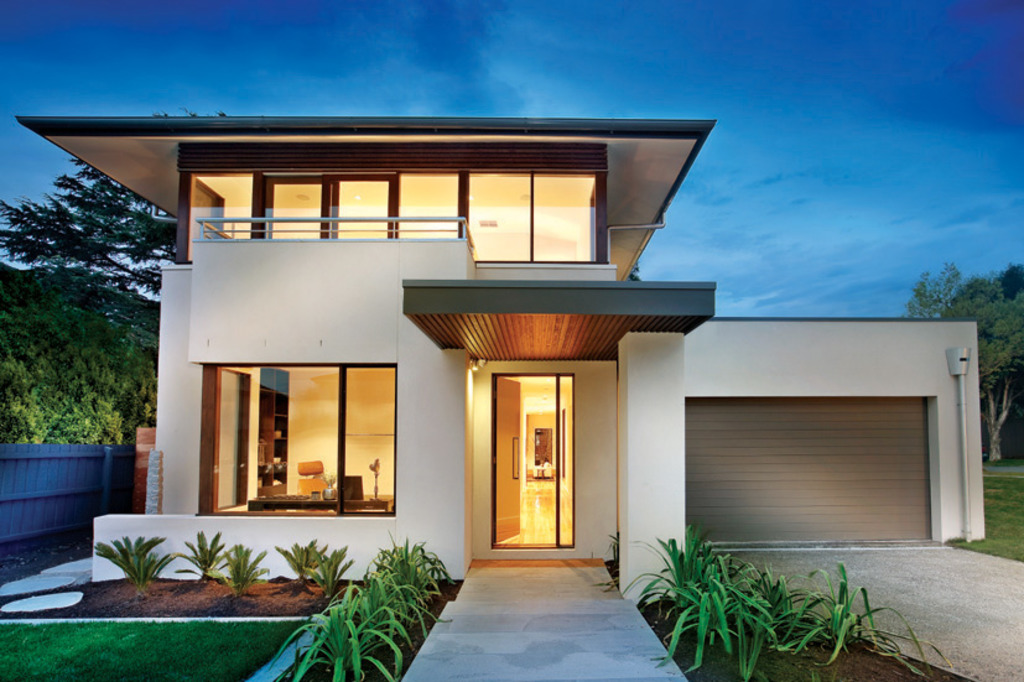
#> input picture pics/house.jpg, 1024 x 682 px
$ python trans_conv_combined.py   (older library calls are emulated)
#> lines starting #> are read from the running program, lines starting #| are printed output that depends on the picture
"""
Prove Equivariance with respect to Translation.
Note the image remains the same regardless of the order
of Translation & convolution.
"""

import numpy as np
from scipy import misc, ndimage, signal

def translate(img, dx):
    img_t = np.zeros_like(img)
    if dx == 0:  img_t[:, :]   = img[:, :]
    elif dx > 0: img_t[:, dx:] = img[:, :-dx]
    else:        img_t[:, :dx] = img[:, -dx:]
    return img_t

def convolution(img, k):
    return np.sum([signal.convolve2d(img[:, :, c], k[:, :, c], mode='valid') #Use mode='valid' to ignore boundary pixels
        for c in range(img.shape[2])], axis=0)

img = ndimage.imread('pics/house.jpg')
#> img is the input picture: shape (682, 1024, 3); mean R, G, B 93, 115.7, 123.1

k = np.array([
    [[ 0,  1, -1], [1, -1, 0], [ 0, 0, 0]],
    [[-1,  0, -1], [1, -1, 0], [ 1, 0, 0]],
    [[ 1, -1,  0], [1,  0, 1], [-1, 0, 1]]])

# ct = translate(convolution(img, k), 100)
# tc = convolution(translate(img, 100), k)

ct_intermediate = convolution(img, k)
#> in convolution, `return np.sum([signal.convolve2d(img[:, :, c], k[:, :, c], mode='valid..`:
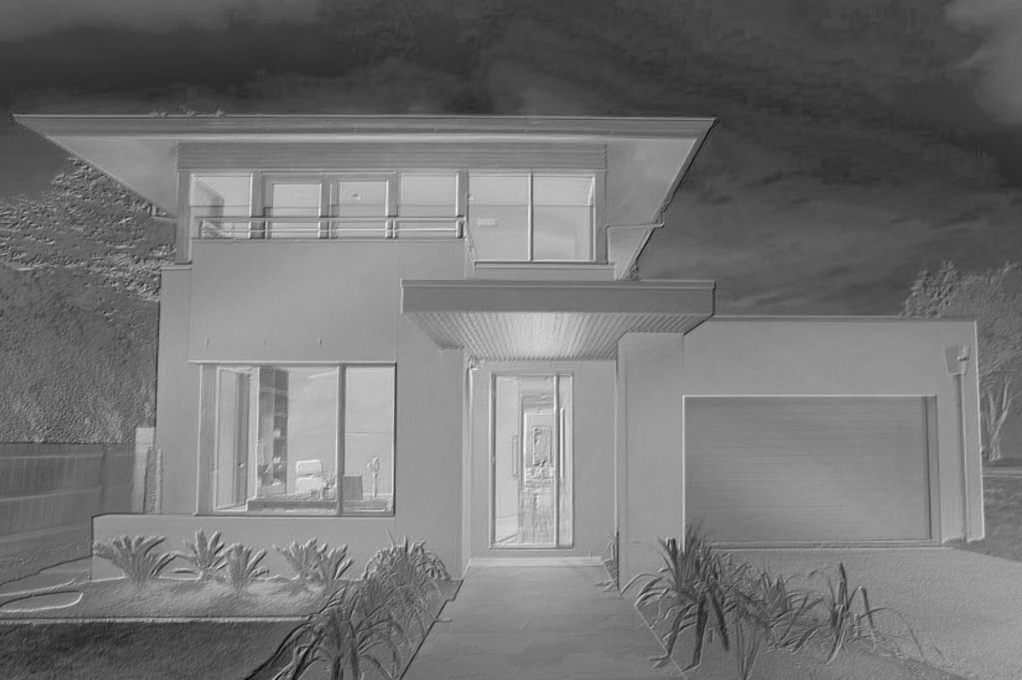
#> returned value: shape (680, 1022) int64; min -424, max 607, mean 48.2; drawn with min black and max white
ct = translate(ct_intermediate, 100)
#> in translate, `elif dx > 0: img_t[:, dx:] = img[:, :-dx]`:
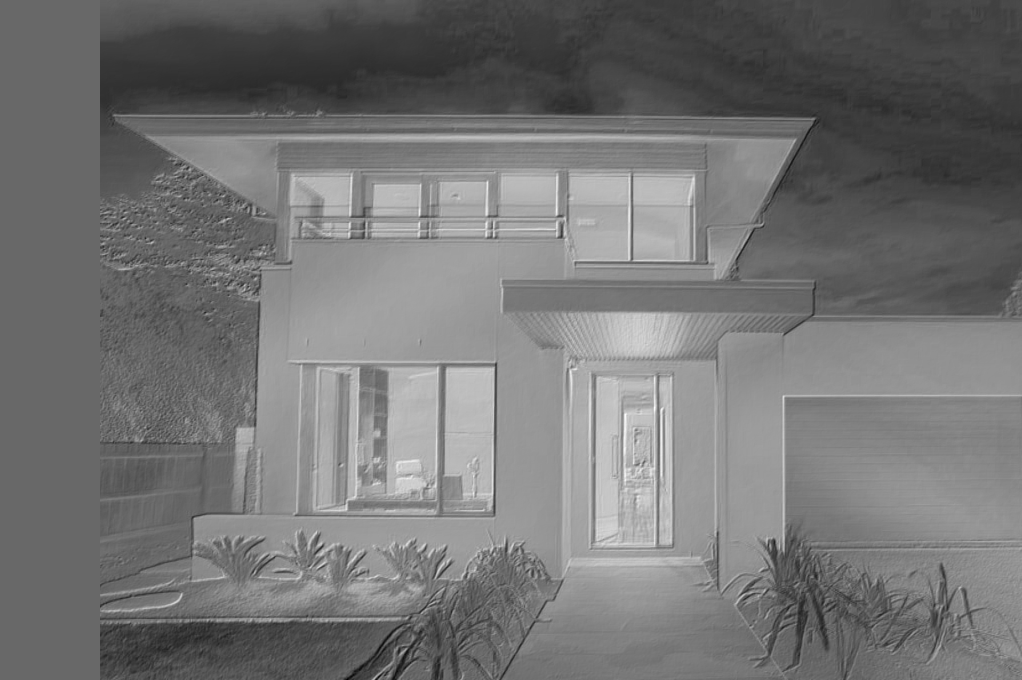
#> img_t: shape (680, 1022) int64; min -424, max 607, mean 47.1; drawn with min black and max white

tc_intermediate = translate(img, 100)
#> call 2 of translate, with dx = 100
#> in translate (call 2), `elif dx > 0: img_t[:, dx:] = img[:, :-dx]`:
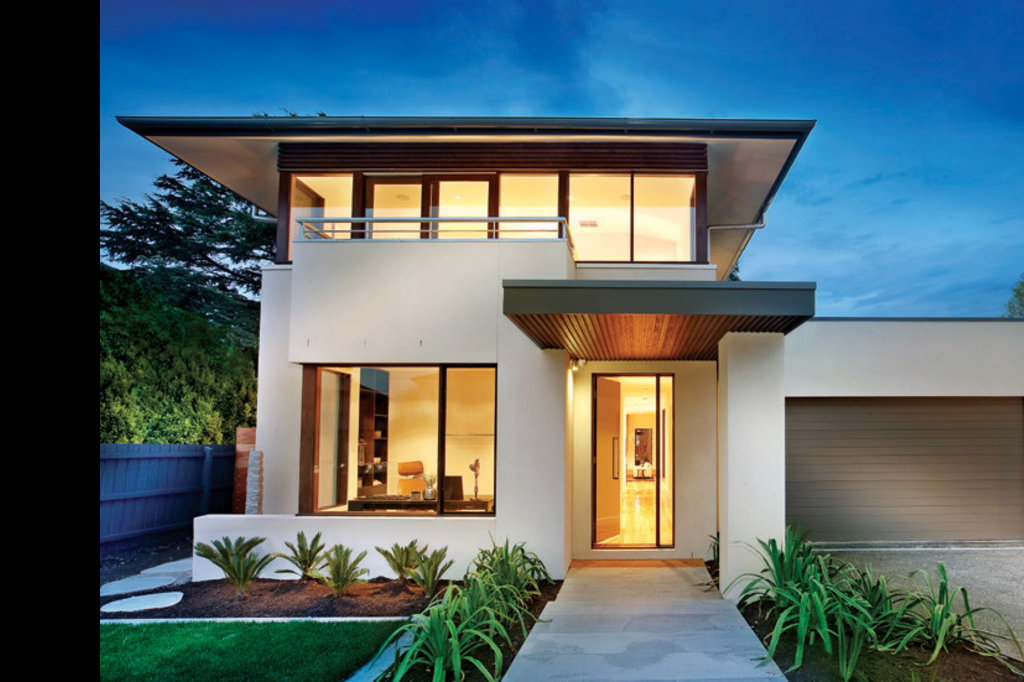
#> img_t: shape (682, 1024, 3); mean R, G, B 85.2, 104.5, 109.5
tc = convolution(tc_intermediate, k)


print("ct.shape = ", ct.shape)
#| ct.shape =  (680, 1022)
print("tc.shape = ", tc.shape)
#| tc.shape =  (680, 1022)

misc.imsave('pics/conv_then_trans.png', ct)
misc.imsave('pics/trans_then_conv.png', tc)
misc.imsave('pics/conv_then_trans_intermediate.png', ct_intermediate)
misc.imsave('pics/trans_then_conv_intermediate.png', tc_intermediate)

if np.all(ct[2:-2, 2:-2] == tc[2:-2, 2:-2]):
    print('Equal!')
